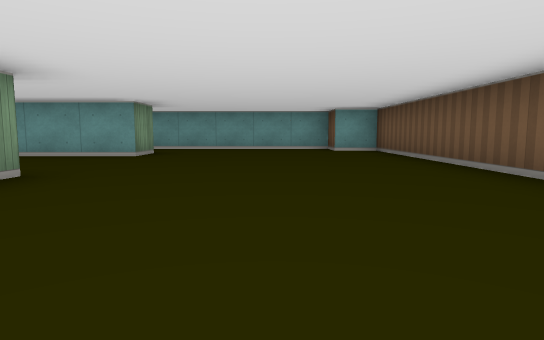
View 1 (above)

16 first-person views from a walk through a cub3D maze. The camera is about half as high as the walls, tilts 6° down and sees 75° across. The floor is counted in squares. Each view is taken from the middle of a square. On the plan, view 1 faces up. The plan holds only what a view shows up to about 9 squares ahead; the rest is blank. The place goes on beyond the plan.

View 2
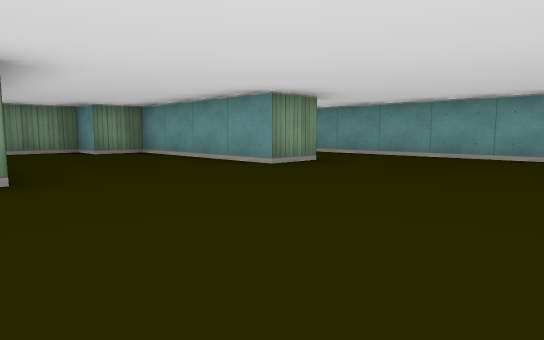

View 3
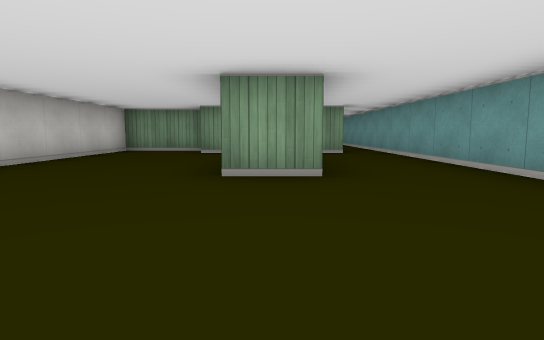

View 4
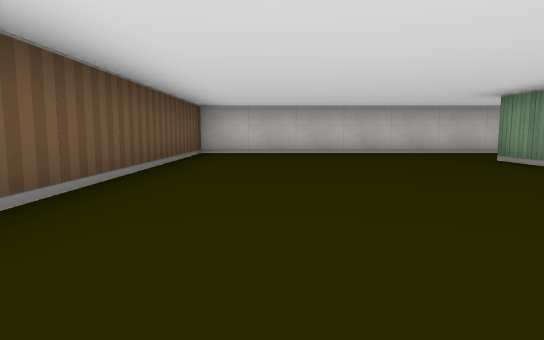

View 5
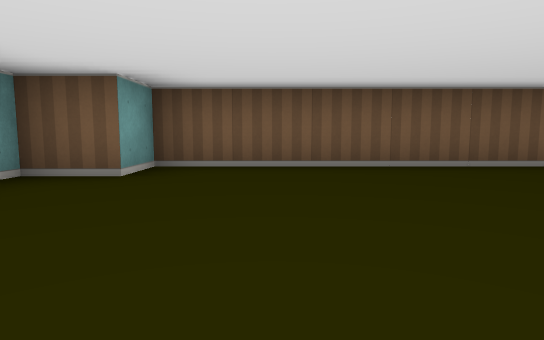

View 6
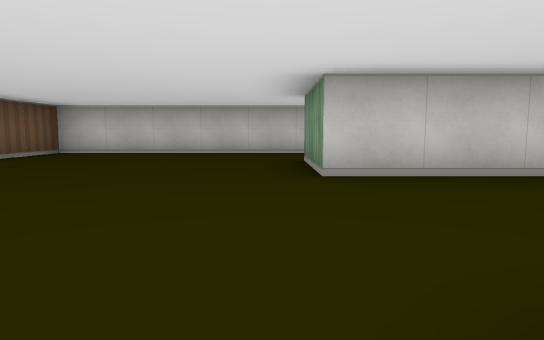

View 7
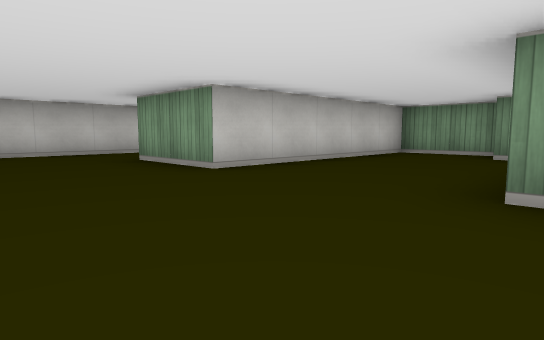

View 8
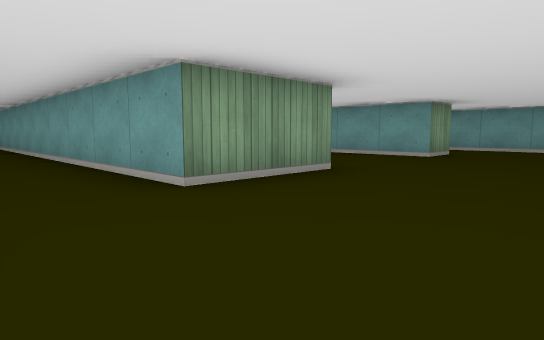

View 9
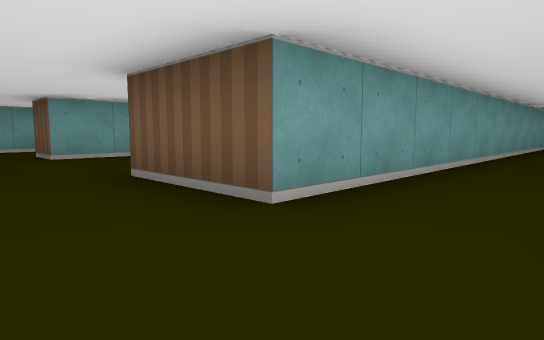

View 10
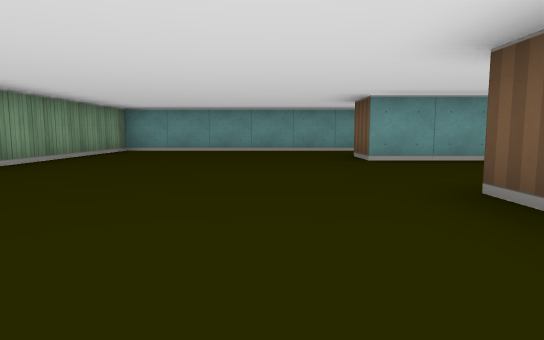

View 11
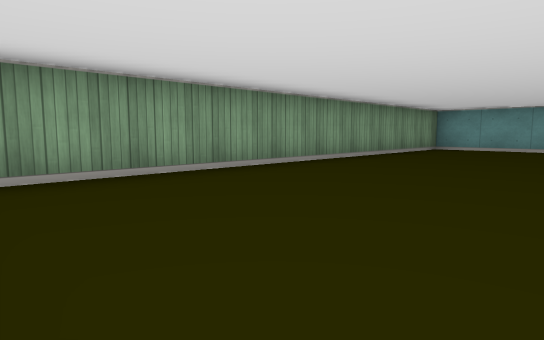

View 12
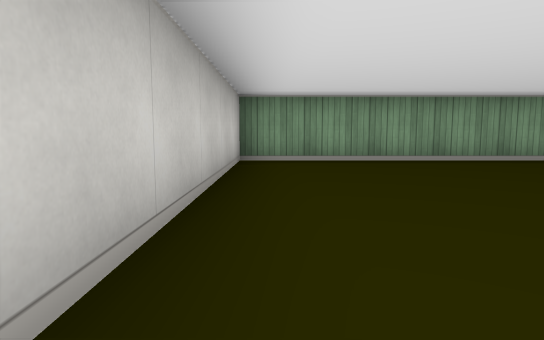

View 13
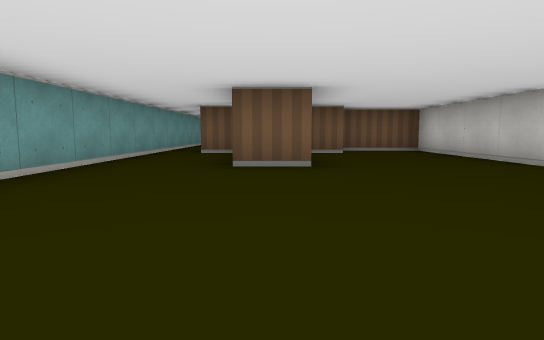

View 14
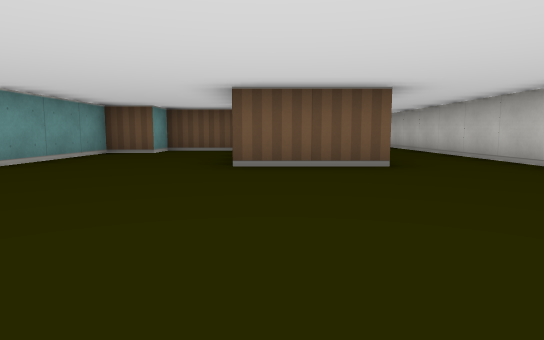

View 15
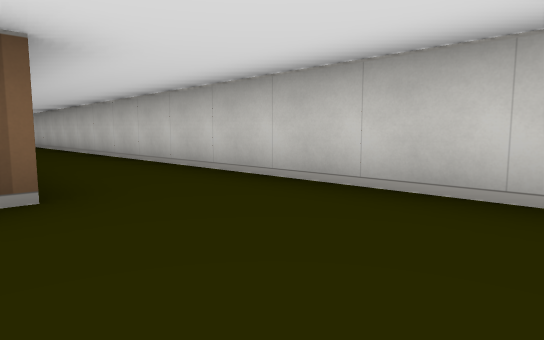

View 16
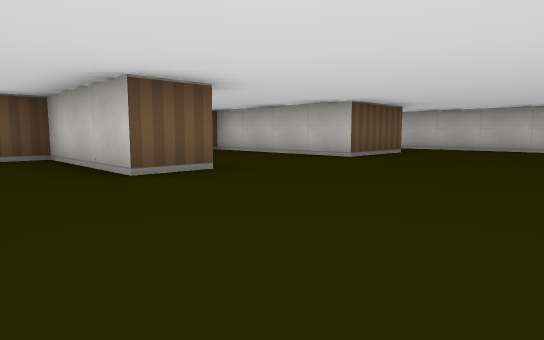

### Floor plan
Ten units are one square. View 1 is at (0, 0); x grows to the right and y downward. Boxes are objects, and circles mark ways between rooms. Rooms are numbered by the first view taken in them; rooms with no view inside come last. Other rooms are left out.
<svg viewBox="-180 -100 210 110">
<path fill="none" stroke="#000" d="M-25 -76 -25 -65 -65 -65 -65 -55 -75 -55 -75 -35 -25 -35 -25 -15M-25 5 25 5 25 -85 15 -85 15 -95 -65 -95M-65 -86 -65 -80M-65 -95 -175 -95 -175 5 -25 5M-25 -15 -125 -15 -125 -35 -85 -35 -85 -55 -95 -55 -95 -65 -125 -65 -125 -75 -95 -75 -95 -85"/>
<circle cx="-30" cy="-5" r="3" fill="#2a7"/>
<circle cx="-70" cy="-90" r="3" fill="#2a7"/>
<text x="-10" y="-50">1</text>
<text x="-120" y="-40">2</text>
</svg>
Room 1 opens to room 2.

Where each view was taken, in squares from view 1:
view 1: 0 up, 0 right, facing up
view 2: 3 up, 1 right, facing up-left
view 3: 7 up, 1 right, facing left
view 4: 7 up, 1 right, facing down
view 5: 7 up, 2 left, facing right
view 6: 7 up, 2 left, facing down
view 7: 7 up, 0 right, facing down-left
view 8: 0 up, 0 right, facing up-left
view 9: 0 up, 14 left, facing up-right
view 10: 1 up, 14 left, facing up
view 11: 0 up, 14 left, facing up-left
view 12: 0 up, 12 left, facing left
view 13: 7 up, 17 left, facing right
view 14: 3 up, 17 left, facing right
view 15: 2 up, 15 left, facing down-right
view 16: 9 up, 16 left, facing down-right
